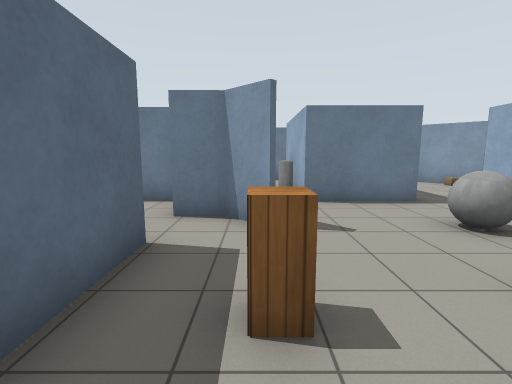
View 1 (above)

21 first-person views from a walk through a robot-simulator world made for Gazebo. The camera is 1.3 m above the floor, tilts 8° down and sees 85° across. The floor is counted in squares, 1 m on a side. Each view is taken from the middle of a square. On the plan, view 1 faces up. The plan holds only what a view shows up to about 13 squares ahead; the rest is blank. Simple patterns stand in for the simulator's built-in surfaces.

View 2
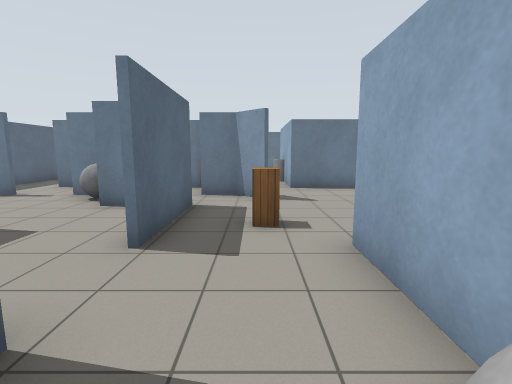

View 3
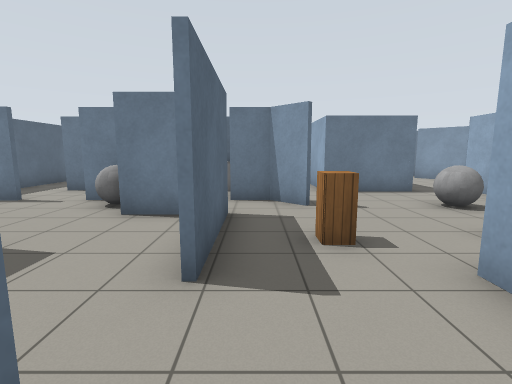

View 4
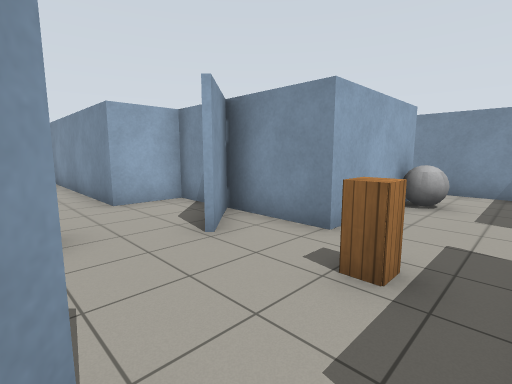

View 5
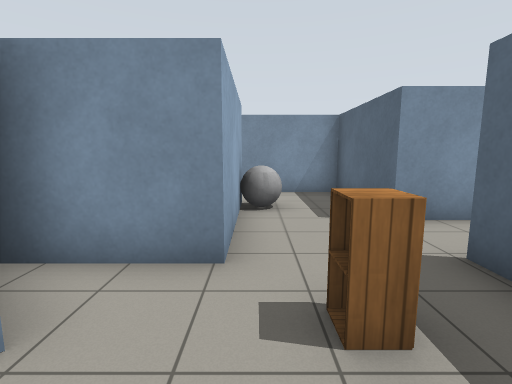

View 6
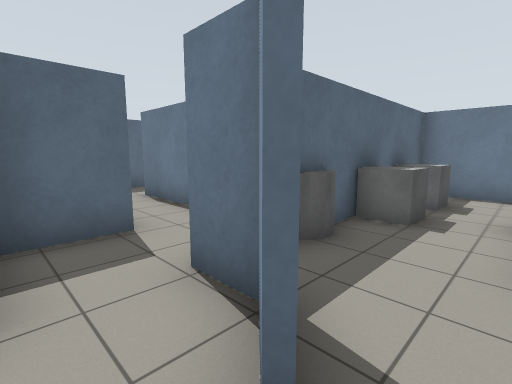

View 7
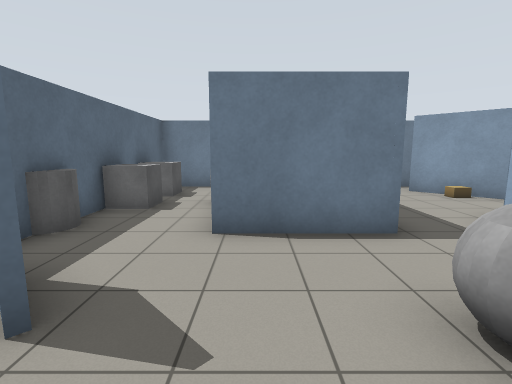

View 8
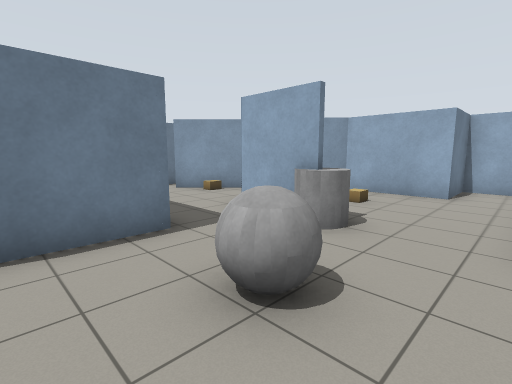

View 9
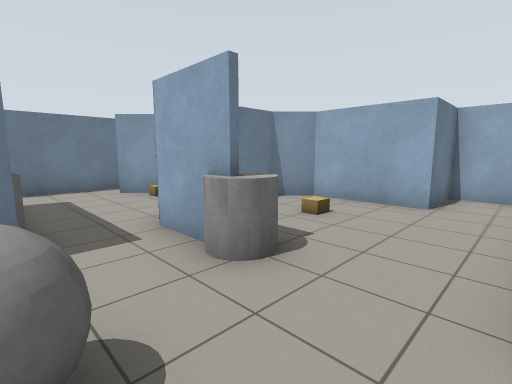

View 10
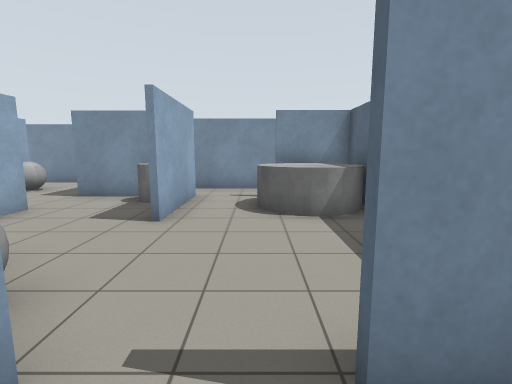

View 11
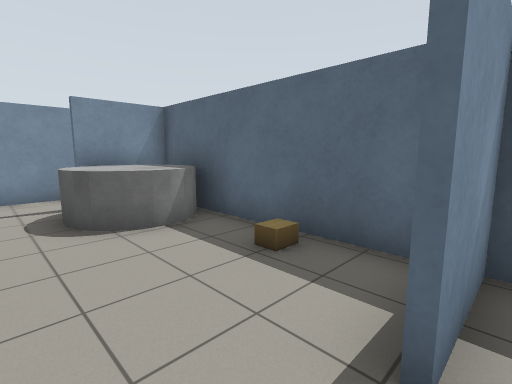

View 12
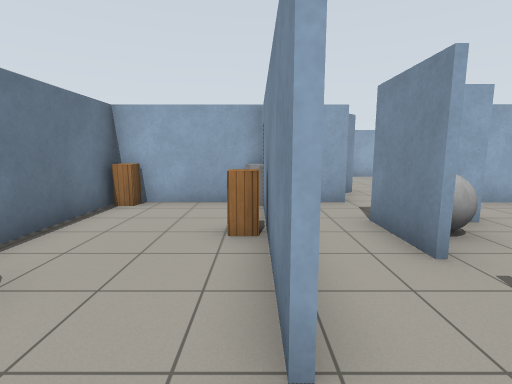

View 13
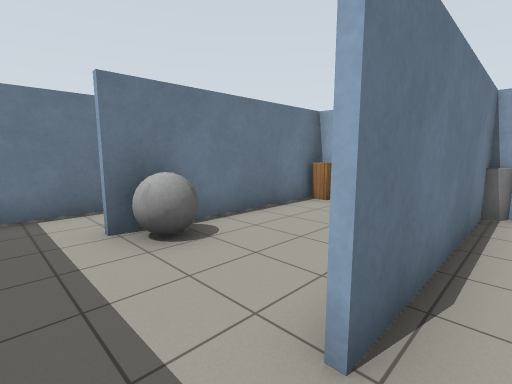

View 14
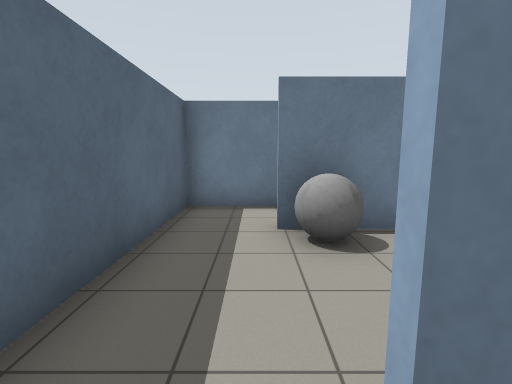

View 15
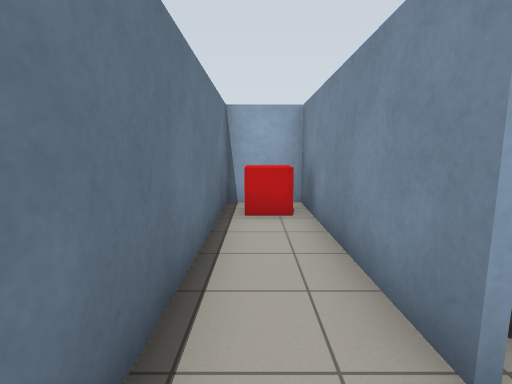

View 16
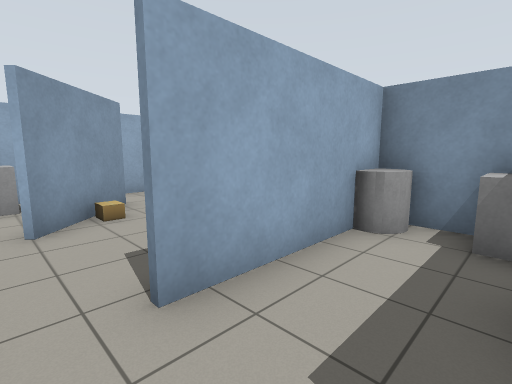

View 17
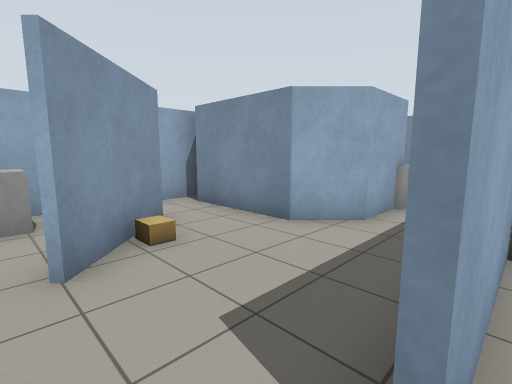

View 18
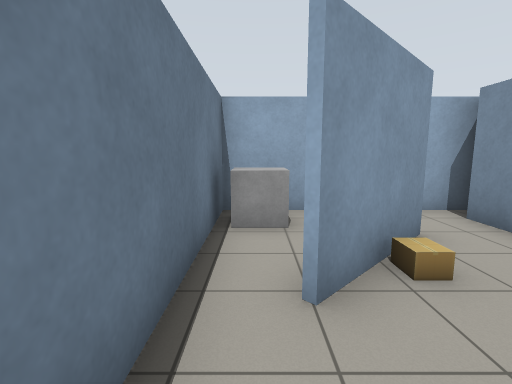

View 19
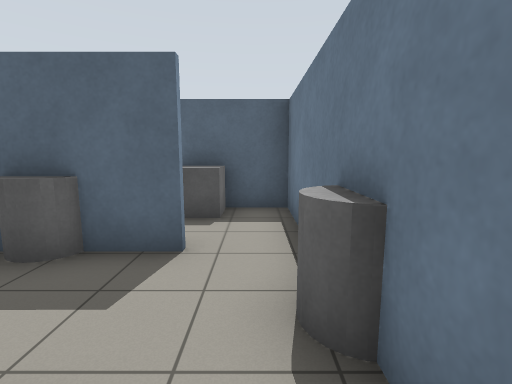

View 20
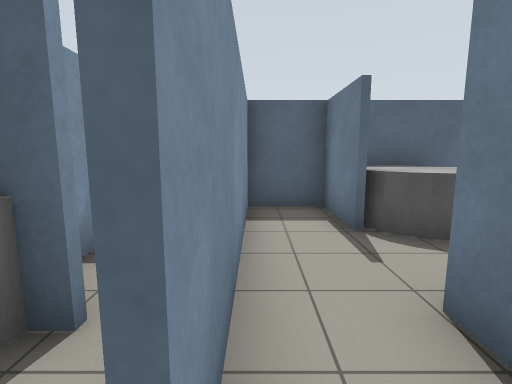

View 21
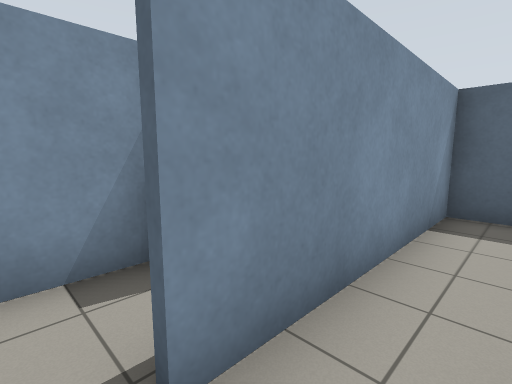

### Floor plan
Ten units are one square. View 1 is at (0, 0); x grows to the right and y downward. Boxes are objects, and circles mark ways between rooms. Rooms are numbered by the first view taken in them; rooms with no view inside come last. Other rooms are left out.
<svg viewBox="-102 -150 227 207">
<path fill="none" stroke="#000" d="M3 -47 -6 -57 -17 -56M14 16 14 -8 63 -8 63 -27M-16 -40 -16 -6M-16 13 -16 52 14 52M63 -56 63 -77M44 -74 14 -74M-56 -78 -46 -78M-57 -57 -45 -57M-44 -77 -76 -77M-97 -57 -75 -57M-75 -56 -80 -56M-84 14 -97 14M-52 14 -52 -19M-97 13 -84 13M-47 -56 -58 -56M-97 -60 -97 32 -55 32M-25 -38 -39 -38 -39 -44M-78 -118 -16 -118M-19 -138 -97 -138 -97 -126M-17 -121 -17 -138M36 -138 16 -138M76 -138 36 -138M63 -77 73 -88 85 -88M94 -103 72 -125M-44 52 -30 52M-45 14 -52 14M-55 32 -35 32M-46 -78 -26 -78M-76 -78 -56 -78M-26 -117 -78 -117M-97 -126 -97 -80M-17 -84 -17 -106M113 -46 113 -78 104 -86 90 -86M113 -81 113 -98M63 -27 114 -27M-17 -106 -17 -121M-16 -117 -26 -117M-16 -124 -16 -84M-16 -75 -16 -56M14 -74 14 -121M113 -119 113 -138 76 -138M85 -88 105 -88M14 -121 14 -105M41 -94 41 -121M-36 13 -16 13M-17 -6 -17 -21M21 -75 41 -75M41 -85 41 -94M41 -75 41 -85M16 -138 -19 -138M-16 -139 -16 -124M-36 -57 -36 -54M-17 -56 -17 -65M-45 -57 -36 -57M-24 -77 -44 -77M-17 -65 -17 -75"/>
<rect x="-5" y="-25" width="10" height="10" fill="#bbb"><title>cabinet</title></rect>
<rect x="5" y="15" width="10" height="20" fill="#bbb"><title>grey ball</title></rect>
<rect x="35" y="-55" width="10" height="20" fill="#bbb"><title>grey ball</title></rect>
<rect x="-55" y="-85" width="10" height="10" fill="#bbb"><title>cabinet</title></rect>
<rect x="-95" y="-15" width="30" height="30" fill="#bbb"><title>grey cylinder</title></rect>
<rect x="-95" y="-35" width="10" height="10" fill="#bbb"><title>cardboard box</title></rect>
<rect x="-55" y="-55" width="20" height="10" fill="#bbb"><title>grey ball</title></rect>
<rect x="-35" y="-135" width="10" height="10" fill="#bbb"><title>red box</title></rect>
<rect x="25" y="-145" width="10" height="10" fill="#bbb"><title>grey cylinder</title></rect>
<rect x="75" y="-115" width="10" height="10" fill="#bbb"><title>cardboard box</title></rect>
<rect x="-45" y="-5" width="10" height="20" fill="#bbb"><title>grey cylinder</title></rect>
<rect x="-75" y="-115" width="10" height="10" fill="#bbb"><title>grey ball</title></rect>
<rect x="65" y="-65" width="10" height="10" fill="#bbb"><title>grey cylinder</title></rect>
<rect x="85" y="-65" width="10" height="10" fill="#bbb"><title>cardboard box</title></rect>
<rect x="-25" y="-85" width="20" height="10" fill="#bbb"><title>grey cylinder</title></rect>
<rect x="-25" y="-115" width="10" height="10" fill="#bbb"><title>cabinet</title></rect>
<rect x="-15" y="-105" width="10" height="20" fill="#bbb"><title>grey box</title></rect>
<rect x="-15" y="-125" width="10" height="10" fill="#bbb"><title>grey box</title></rect>
<rect x="5" y="-105" width="20" height="10" fill="#bbb"><title>grey cylinder</title></rect>
<rect x="95" y="-135" width="10" height="10" fill="#bbb"><title>grey box</title></rect>
<rect x="15" y="-85" width="10" height="10" fill="#bbb"><title>grey box</title></rect>
<rect x="35" y="-85" width="10" height="10" fill="#bbb"><title>grey cylinder</title></rect>
<circle cx="60" cy="-45" r="3" fill="#2a7"/>
<circle cx="10" cy="-70" r="3" fill="#2a7"/>
<circle cx="-20" cy="0" r="3" fill="#2a7"/>
<circle cx="50" cy="-70" r="3" fill="#2a7"/>
<circle cx="-20" cy="-50" r="3" fill="#2a7"/>
<circle cx="-65" cy="-60" r="3" fill="#2a7"/>
<circle cx="-85" cy="-80" r="3" fill="#2a7"/>
<circle cx="-40" cy="-70" r="3" fill="#2a7"/>
<circle cx="-50" cy="20" r="3" fill="#2a7"/>
<circle cx="-35" cy="-10" r="3" fill="#2a7"/>
<circle cx="-85" cy="-120" r="3" fill="#2a7"/>
<circle cx="40" cy="-130" r="3" fill="#2a7"/>
<circle cx="25" cy="-115" r="3" fill="#2a7"/>
<circle cx="10" cy="-130" r="3" fill="#2a7"/>
<circle cx="75" cy="-115" r="3" fill="#2a7"/>
<circle cx="50" cy="-90" r="3" fill="#2a7"/>
<circle cx="-30" cy="30" r="3" fill="#2a7"/>
<circle cx="-5" cy="-120" r="3" fill="#2a7"/>
<circle cx="25" cy="-90" r="3" fill="#2a7"/>
<circle cx="-30" cy="-60" r="3" fill="#2a7"/>
<text x="20" y="-20">1</text>
<text x="-70" y="-70">2</text>
<text x="-70" y="-20">3</text>
<text x="-60" y="-130">4</text>
<text x="30" y="-130">5</text>
<text x="60" y="-110">6</text>
<text x="-30" y="40">7</text>
<text x="-40" y="20">8</text>
<text x="-60" y="-100">9</text>
<text x="90" y="-60">10</text>
<text x="-10" y="-100">11</text>
<text x="100" y="-120">12</text>
<text x="20" y="-110">13</text>
<text x="-30" y="0">14</text>
<text x="20" y="-90">15</text>
<text x="50" y="-80">16</text>
<text x="0" y="-130">17</text>
<text x="-30" y="-60">18</text>
<text x="-40" y="-70">19</text>
</svg>
Room 1 opens to room 10. Room 1 opens to room 11. Room 1 opens to room 14. Room 1 opens to room 16. Room 1 opens to room 18. Room 2 opens to room 3. Room 2 opens to room 9. Room 2 opens to room 19. Room 3 opens to room 8. Room 3 opens to room 14. Room 4 opens to room 9. Room 5 opens to room 6. Room 5 opens to room 13. Room 5 opens to room 17. Room 6 opens to room 12. Room 6 opens to room 16. Room 7 opens to room 8. Room 11 opens to room 17. Room 13 opens to room 15. Room 18 opens to room 19.

Where each view was taken, in squares from view 1:
view 1: 0 up, 0 right, facing up
view 2: 3 down, 0 right, facing up
view 3: 2 down, 1 left, facing up
view 4: 5 up, 1 left, facing down-right
view 5: 4 up, 1 right, facing down
view 6: 4 up, 1 right, facing up-left
view 7: 3 up, 2 right, facing up
view 8: 3 up, 2 right, facing up-right
view 9: 3 up, 4 right, facing up-right
view 10: 7 up, 7 left, facing down
view 11: 6 up, 6 left, facing down-left
view 12: 8 up, 9 left, facing right
view 13: 7 up, 9 left, facing up-right
view 14: 7 up, 8 left, facing up
view 15: 13 up, 9 left, facing right
view 16: 13 up, 2 right, facing down-right
view 17: 13 up, 4 right, facing down-right
view 18: 13 up, 5 right, facing right
view 19: 13 up, 5 right, facing left
view 20: 3 down, 3 left, facing left
view 21: 2 down, 3 left, facing down-left
